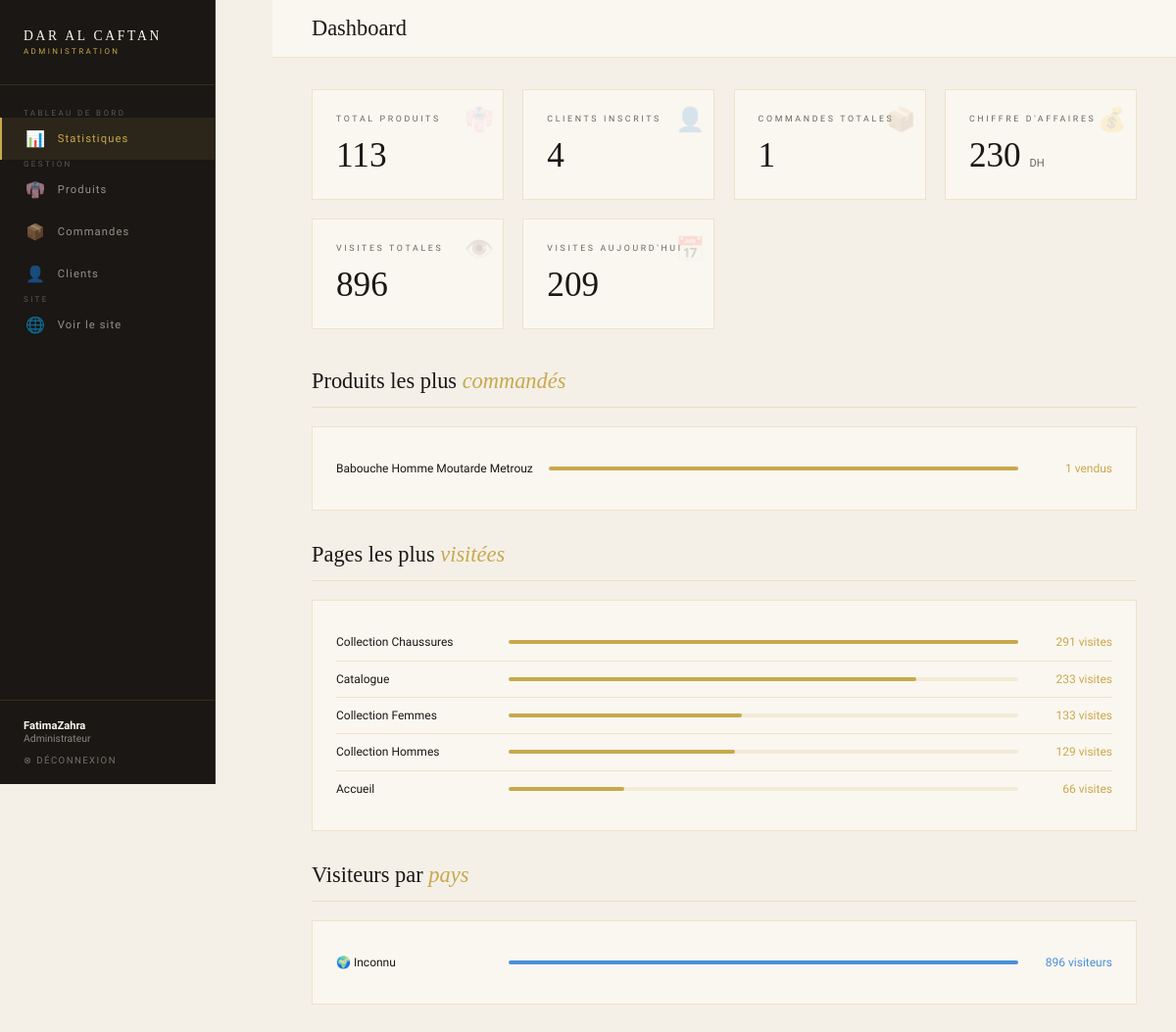
/views/admin/dashboard.php (signed in), run on the app's committed database.
### tables this page shows
CREATE TABLE `orders` (
  `id` int(11) NOT NULL,
  `user_id` int(11) DEFAULT NULL,
  `total_price` decimal(10,2) DEFAULT NULL,
  `status` varchar(50) DEFAULT 'En attente',
  `created_at` timestamp NOT NULL DEFAULT current_timestamp(),
  `address` text DEFAULT NULL
);

### config/database.php (called while the page is built)
<?php
function getConnection() {
    $host = "localhost";
    $dbname = "estore";
    $username = "root";
    $password = "";
    try {
        $conn = new PDO(
            "mysql:host=$host;dbname=$dbname;charset=utf8",
            $username,
            $password
        );
        $conn->setAttribute(PDO::ATTR_ERRMODE, PDO::ERRMODE_EXCEPTION);
        return $conn;
    } catch(PDOException $e) {
        die("Erreur de connexion : " . $e->getMessage());
    }
}
?>

### models/Product.php (called while the page is built, shortened)
<?php
require_once __DIR__ . '/../config/database.php';
class Product {
    private $conn;
    public function __construct() {
        $this->conn = getConnection();
    }
    public function compter() {
        return $this->conn->query("SELECT COUNT(*) FROM products")->fetchColumn();
    }
    public function getPopulaires($limite = 5) {
        $limite = (int) $limite;
        $stmt   = $this->conn->prepare(
            "SELECT p.name, p.category, SUM(oi.quantity) as total_vendu
             FROM order_items oi JOIN products p ON oi.product_id = p.id
             GROUP BY p.id ORDER BY total_vendu DESC LIMIT $limite"
        );
        $stmt->execute();
        return $stmt->fetchAll(PDO::FETCH_ASSOC);
    }
}
?>

### models/User.php (called while the page is built, shortened)
<?php
require_once __DIR__ . '/../config/database.php';
class User {
    private $conn;
    public function __construct() {
        $this->conn = getConnection();
    }
    public function compterClients() {
        $stmt = $this->conn->query("SELECT COUNT(*) FROM users WHERE role = 'client'");
        return $stmt->fetchColumn();
    }
}
?>

### models/Order.php (called while the page is built, shortened)
<?php
require_once __DIR__ . '/../config/database.php';
class Order {
    private $conn;
    public function __construct() {
        $this->conn = getConnection();
    }
    public function getToutesCommandes() {
        $stmt = $this->conn->query(
            "SELECT o.*, u.name as client_name, u.email
             FROM orders o
             JOIN users u ON o.user_id = u.id
             ORDER BY o.created_at DESC"
        );
        return $stmt->fetchAll(PDO::FETCH_ASSOC);
    }
    public function compter() {
        $stmt = $this->conn->query("SELECT COUNT(*) FROM orders");
        return $stmt->fetchColumn();
    }
    public function getChiffreAffaires() {
        $stmt = $this->conn->query(
            "SELECT SUM(total_price) FROM orders WHERE status != 'Annulée'"
        );
        return $stmt->fetchColumn() ?? 0;
    }
}
?>

### models/Visite.php (called while the page is built, shortened)
<?php
require_once __DIR__ . '/../config/database.php';
class Visite {
    private $conn;
    public function __construct() {
        $this->conn = getConnection();
    }
    public function compterTotal() {
        $stmt = $this->conn->query("SELECT COUNT(*) FROM visites");
        return $stmt->fetchColumn();
    }
    public function compterAujourdhui() {
        $stmt = $this->conn->query(
            "SELECT COUNT(*) FROM visites WHERE DATE(created_at) = CURDATE()"
        );
        return $stmt->fetchColumn();
    }
    public function getPagesPopulaires() {
        $stmt = $this->conn->query(
            "SELECT page, COUNT(*) as nb
             FROM visites
             GROUP BY page
             ORDER BY nb DESC
             LIMIT 5"
        );
        return $stmt->fetchAll(PDO::FETCH_ASSOC);
    }
    public function getParPays() {
        $stmt = $this->conn->query(
            "SELECT pays, COUNT(*) as nb
             FROM visites
             GROUP BY pays
             ORDER BY nb DESC
             LIMIT 10"
        );
        return $stmt->fetchAll(PDO::FETCH_ASSOC);
    }
}
?>

### views/admin/dashboard.php (the view, shortened to what this page needs)
<?php
require_once '../../config/database.php';
require_once '../../models/Product.php';
require_once '../../models/User.php';
require_once '../../models/Order.php';
require_once '../../models/Visite.php';
$section = $_GET['section'] ?? 'stats';
$productModel = new Product();
$userModel    = new User();
$orderModel   = new Order();
$commandes = $orderModel->getToutesCommandes();
$stats = [
    'nb_produits'  => $productModel->compter(),
    'nb_clients'   => $userModel->compterClients(),
    'nb_commandes' => $orderModel->compter(),
    'chiffre'      => $orderModel->getChiffreAffaires(),
    'populaires'        => $productModel->getPopulaires(5),
    'nb_visites'        => (new Visite())->compterTotal(),
    'visites_today'     => (new Visite())->compterAujourdhui(),
    'pages_populaires'  => (new Visite())->getPagesPopulaires(),
    'visites_pays'      => (new Visite())->getParPays(),
];
?>
<!DOCTYPE html>
<html lang="fr">
<head>
</head>
<body>
<aside class="sidebar">
  <div class="sidebar-brand">
    <span class="sidebar-brand-name">DAR AL CAFTAN</span>
    <span class="sidebar-brand-sub">Administration</span>
  </div>
  <nav class="sidebar-nav">
    <span class="nav-label">Tableau de bord</span>
    <a href="?section=stats"     class="nav-item <?= $section==='stats'?'active':'' ?>">
      <span class="nav-icon">📊</span> Statistiques
    </a>
    <span class="nav-label">Gestion</span>
    <a href="?section=produits"  class="nav-item <?= $section==='produits'?'active':'' ?>">
      <span class="nav-icon">👘</span> Produits
    </a>
    <a href="?section=commandes" class="nav-item <?= $section==='commandes'?'active':'' ?>">
      <span class="nav-icon">📦</span> Commandes
    </a>
    <a href="?section=clients"   class="nav-item <?= $section==='clients'?'active':'' ?>">
      <span class="nav-icon">👤</span> Clients
    </a>
    <span class="nav-label">Site</span>
    <a href="../products/index.php" class="nav-item" target="_blank">
      <span class="nav-icon">🌐</span> Voir le site
    </a>
  </nav>
  <div class="sidebar-footer">
    <p class="admin-info">
      <strong><?= htmlspecialchars($_SESSION['user_name']) ?></strong>
      Administrateur
    </p>
    <a href="../../controllers/AuthController.php?action=logout" class="logout-link">
      ⊗ Déconnexion
    </a>
  </div>
</aside>
<main class="main">
  <div class="topbar">
    <h1 class="topbar-title">
      <?php
        $titles = [
          'stats'     => 'Tableau de <em>bord</em>',
          'produits'  => 'Gestion des <em>produits</em>',
          'commandes' => 'Suivi des <em>commandes</em>',
          'clients'   => 'Gestion des <em>clients</em>',
        ];
        echo $titles[$section] ?? 'Dashboard';
      ?>
    </h1>
  </div>
  <div class="content">
    <?php if ($section === 'stats'): ?>
      <div class="stats-grid">
        <div class="stat-card">
          <span class="nav-icon stat-icon">👘</span>
          <span class="stat-label">Total produits</span>
          <div class="stat-value"><?= $stats['nb_produits'] ?></div>
        </div>
        <div class="stat-card">
          <span class="nav-icon stat-icon">👤</span>
          <span class="stat-label">Clients inscrits</span>
          <div class="stat-value"><?= $stats['nb_clients'] ?></div>
        </div>
        <div class="stat-card">
          <span class="nav-icon stat-icon">📦</span>
          <span class="stat-label">Commandes totales</span>
          <div class="stat-value"><?= $stats['nb_commandes'] ?></div>
        </div>
        <div class="stat-card">
          <span class="nav-icon stat-icon">💰</span>
          <span class="stat-label">Chiffre d'affaires</span>
          <div class="stat-value">
            <?= number_format($stats['chiffre'], 0) ?>
            <small>DH</small>
          </div>
        </div>
        <div class="stat-card">
          <span class="nav-icon stat-icon">👁️</span>
          <span class="stat-label">Visites totales</span>
          <div class="stat-value"><?= $stats['nb_visites'] ?></div>
        </div>
        <div class="stat-card">
          <span class="nav-icon stat-icon">📅</span>
          <span class="stat-label">Visites aujourd'hui</span>
          <div class="stat-value"><?= $stats['visites_today'] ?></div>
        </div>
      </div>
      <h2 class="section-title">Produits les plus <em>commandés</em></h2>
      <div class="table-wrap" style="padding:1.5rem;">
        <?php if (empty($stats['populaires'])): ?>
          <p style="font-size:0.75rem;color:var(--warm-gray);text-align:center;padding:1rem;">
            Aucune commande enregistrée pour le moment.
          </p>
        <?php else: ?>
          <?php
            $maxVente = max(array_column($stats['populaires'], 'total_vendu'));
            foreach ($stats['populaires'] as $pop):
              $pct = $maxVente > 0 ? ($pop['total_vendu'] / $maxVente) * 100 : 0;
          ?>
          <div class="pop-item">
            <span style="min-width:180px;"><?= htmlspecialchars($pop['name']) ?></span>
            <div class="pop-bar-wrap">
              <div class="pop-bar" style="width:<?= $pct ?>%"></div>
            </div>
            <span style="min-width:80px;text-align:right;color:var(--gold);font-weight:500;">
              <?= $pop['total_vendu'] ?> vendus
            </span>
          </div>
          <?php endforeach; ?>
        <?php endif; ?>
      </div>
      <h2 class="section-title" style="margin-top:2rem;">Pages les plus <em>visitées</em></h2>
      <div class="table-wrap" style="padding:1.5rem; margin-bottom:2rem;">
        <?php if (empty($stats['pages_populaires'])): ?>
          <p style="font-size:0.75rem;color:var(--warm-gray);text-align:center;">
            Aucune visite enregistrée.
          </p>
        <?php else: ?>
          <?php
            $maxPage = max(array_column($stats['pages_populaires'], 'nb'));
            foreach ($stats['pages_populaires'] as $pg):
              $pct = $maxPage > 0 ? ($pg['nb'] / $maxPage) * 100 : 0;
          ?>
          <div class="pop-item">
            <span style="min-width:160px;"><?= htmlspecialchars($pg['page']) ?></span>
            <div class="pop-bar-wrap">
              <div class="pop-bar" style="width:<?= $pct ?>%"></div>
            </div>
            <span style="min-width:80px;text-align:right;color:var(--gold);font-weight:500;">
              <?= $pg['nb'] ?> visites
            </span>
          </div>
          <?php endforeach; ?>
        <?php endif; ?>
      </div>
      <h2 class="section-title">Visiteurs par <em>pays</em></h2>
      <div class="table-wrap" style="padding:1.5rem;">
        <?php if (empty($stats['visites_pays'])): ?>
          <p style="font-size:0.75rem;color:var(--warm-gray);text-align:center;">
            Aucune donnée géographique.
          </p>
        <?php else: ?>
          <?php
            $maxPays = max(array_column($stats['visites_pays'], 'nb'));
            foreach ($stats['visites_pays'] as $pys):
              $pct = $maxPays > 0 ? ($pys['nb'] / $maxPays) * 100 : 0;
          ?>
          <div class="pop-item">
            <span style="min-width:160px;">🌍 <?= htmlspecialchars($pys['pays']) ?></span>
            <div class="pop-bar-wrap">
              <div class="pop-bar" style="width:<?= $pct ?>%; background:#4A90D9;"></div>
            </div>
            <span style="min-width:80px;text-align:right;color:#4A90D9;font-weight:500;">
              <?= $pys['nb'] ?> visiteurs
            </span>
          </div>
          <?php endforeach; ?>
        <?php endif; ?>
      </div>
    <?php endif; ?>
  </div>
</main>
</body>
</html>

### views/admin/dashboard.php (style rules this page uses)
*, *::before, *::after { margin:0; padding:0; box-sizing:border-box; }
:root { --gold:#C9A84C; --gold-dark:#8B6914; --ivory:#FAF7F0; --charcoal:#1A1714; --warm-gray:#6B6560; --border:rgba(201,168,76,0.25); --bg:#F4F0E8; --sidebar:220px; }
body { font-family:'Raleway',sans-serif; background:var(--bg); color:var(--charcoal); display:flex; min-height:100vh; }
.sidebar { width:var(--sidebar); background:var(--charcoal); display:flex; flex-direction:column; position:fixed; top:0; left:0; height:100vh; border-right:0.5px solid rgba(201,168,76,0.15); z-index:50; }
.sidebar-brand { padding:1.8rem 1.5rem; border-bottom:0.5px solid rgba(201,168,76,0.15); }
.sidebar-brand-name { font-family:'Cinzel',serif; font-size:0.85rem; letter-spacing:0.2em; color:var(--ivory); display:block; }
.sidebar-brand-sub { font-size:0.5rem; letter-spacing:0.3em; text-transform:uppercase; color:var(--gold); margin-top:3px; display:block; }
.sidebar-nav { flex:1; padding:1.5rem 0; }
.nav-label { font-size:0.5rem; letter-spacing:0.3em; text-transform:uppercase; color:rgba(250,247,240,0.3); padding:0.5rem 1.5rem; margin-top:1rem; }
.nav-item { display:flex; align-items:center; gap:0.8rem; padding:0.75rem 1.5rem; font-size:0.7rem; letter-spacing:0.1em; text-decoration:none; color:rgba(250,247,240,0.55); transition:all 0.2s; border-left:2px solid transparent; }
.nav-item.active { color:var(--gold); border-left-color:var(--gold); background:rgba(201,168,76,0.1); }
.nav-icon { font-size:1rem; width:20px; text-align:center; }
.sidebar-footer { padding:1.2rem 1.5rem; border-top:0.5px solid rgba(201,168,76,0.15); }
.admin-info { font-size:0.65rem; color:rgba(250,247,240,0.5); margin-bottom:0.6rem; }
.admin-info strong { color:var(--ivory); display:block; font-size:0.7rem; }
.logout-link { font-size:0.6rem; letter-spacing:0.15em; text-transform:uppercase; color:rgba(250,247,240,0.4); text-decoration:none; transition:color 0.2s; }
.main { margin-left:var(--sidebar); flex:1; min-height:100vh; }
.topbar { background:var(--ivory); border-bottom:0.5px solid var(--border); padding:1rem 2.5rem; display:flex; justify-content:space-between; align-items:center; position:sticky; top:0; z-index:40; }
.topbar-title { font-family:'Cormorant Garamond',serif; font-size:1.4rem; font-weight:300; }
.content { padding:2rem 2.5rem; }
.stats-grid { display:grid; grid-template-columns:repeat(4,1fr); gap:1.2rem; margin-bottom:2.5rem; }
.stat-card { background:var(--ivory); border:0.5px solid var(--border); padding:1.5rem; position:relative; overflow:hidden; }
.stat-card::after { content:''; position:absolute; bottom:0; left:0; right:0; height:2px; background:var(--gold); transform:scaleX(0); transition:transform 0.3s; transform-origin:left; }
.stat-label { font-size:0.55rem; letter-spacing:0.3em; text-transform:uppercase; color:var(--warm-gray); margin-bottom:0.8rem; display:block; }
.stat-value { font-family:'Cormorant Garamond',serif; font-size:2.2rem; font-weight:300; color:var(--charcoal); }
.stat-value small { font-family:'Raleway',sans-serif; font-size:0.7rem; color:var(--warm-gray); }
.stat-icon { position:absolute; top:1rem; right:1.2rem; font-size:1.5rem; opacity:0.15; }
.section-title { font-family:'Cormorant Garamond',serif; font-size:1.4rem; font-weight:300; margin-bottom:1.2rem; padding-bottom:0.8rem; border-bottom:0.5px solid var(--border); }
.section-title em { color:var(--gold); font-style:italic; }
.table-wrap { background:var(--ivory); border:0.5px solid var(--border); overflow:hidden; margin-bottom:2rem; }
.pop-item { display:flex; justify-content:space-between; align-items:center; padding:0.7rem 0; border-bottom:0.5px solid var(--border); font-size:0.75rem; }
.pop-item:last-child { border-bottom:none; }
.pop-bar-wrap { flex:1; margin:0 1rem; height:4px; background:rgba(201,168,76,0.15); border-radius:2px; }
.pop-bar { height:100%; background:var(--gold); border-radius:2px; }

### data on the page
orders: user "4", id "1", total_price "230"

### other printed values
$_SESSION['user_name'] "FatimaZahra"
$titles[$section] "Dashboard"
$stats['nb_produits'] "113"
$stats['nb_visites'] "896"
$stats['visites_today'] "209"
$pop['name'] "Babouche Homme Moutarde Metrouz"
$pop['total_vendu'] "1"
$pg['page'] "Collection Chaussures"
$pg['nb'] "291"
$pg['page'] "Catalogue"
$pg['nb'] "233"
$pg['page'] "Collection Femmes"
$pg['nb'] "133"
$pg['page'] "Collection Hommes"
$pg['nb'] "129"
